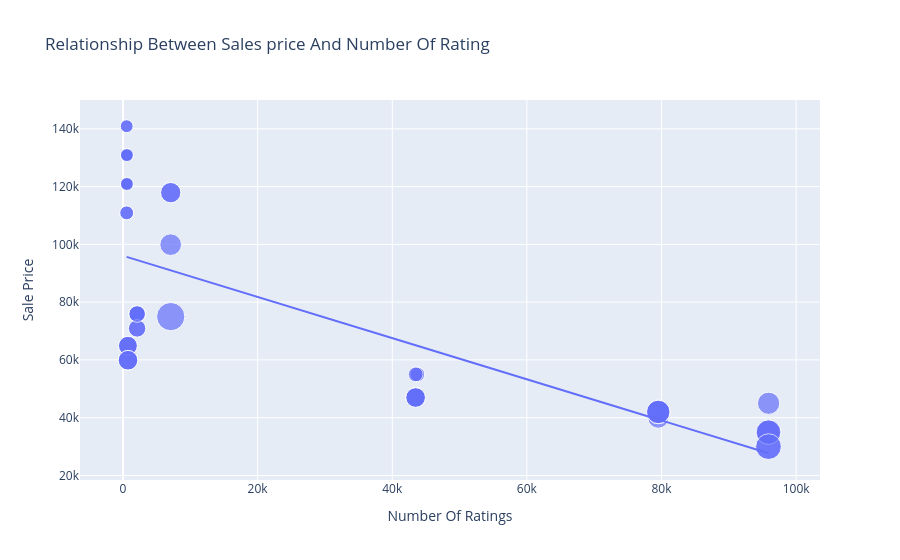

This figure's notebook cell:
### Markdown cell above
# What is the relationship between the sale price of iPhones and the number of ratings on Flipkart?

### Code cell
figure1 = px.scatter(data_frame = df, x = "Number Of Ratings", y = "Sale Price", size = "Discount Percentage", 
                     trendline = "ols", title = "Relationship Between Sales price And Number Of Rating")
figure1.show()

### Figure 1 — Plotly figure (JSON) as saved in the notebook; plotly's stock layout.template omitted (floating-point values rounded to 4 significant figures)
{"data": [{"hovertemplate": "Number Of Ratings=%{x}<br>Sale Price=%{y}<br>Discount Percentage=%{marker.size}<extra></extra>", "legendgroup": "", "marker": {"color": "#636efa", "size": [0, 0, 0, 0, 0, 0, 0, 0, 0, 20, 16, 20, 20, 20, 0, 0, 0, 0, 29, 15, 0, 15, 17, 18, 6, 6, 13, 6, 14, 10, 7, 6, 6, 13, 13, 10, 10, 6, 14, 6, 10, 6, 11, 11, 10, 14, 7, 6, 6, 6, 8, 8, 24, 22, 22, 22, 8, 24, 14, 14, 14, 14], "sizemode": "area", "sizeref": 0.0725, "symbol": "circle"}, "mode": "markers", "name": "", "orientation": "v", "showlegend": false, "type": "scatter", "x": [3431, 3431, 3431, 11202, 11202, 3431, 3431, 11202, 1454, 79512, 79512, 79582, 79512, 79512, 1078, 1078, 1078, 1078, 7088, 7088, 1078, 7088, 7081, 95909, 542, 580, 740, 545, 740, 2101, 545, 580, 580, 730, 730, 2101, 2101, 580, 740, 580, 2092, 545, 2101, 2092, 2101, 740, 545, 580, 580, 580, 43707, 43707, 95807, 95909, 95807, 95909, 43470, 95909, 43470, 43470, 43470, 43470], "xaxis": "x", "y": [49900, 84900, 84900, 77000, 77000, 49900, 49900, 77000, 89900, 41999, 39999, 41999, 41999, 41999, 131900, 117100, 131900, 117100, 74999, 117900, 117100, 117900, 99900, 44999, 140900, 130900, 64900, 120900, 59900, 75900, 110900, 130900, 120900, 64900, 64900, 75900, 75900, 120900, 59900, 120900, 75900, 140900, 70900, 70900, 75900, 59900, 110900, 120900, 130900, 130900, 54999, 54999, 29999, 34999, 34999, 34999, 54999, 29999, 46999, 46999, 46999, 46999], "yaxis": "y"}, {"hovertemplate": "<b>OLS trendline</b><br>Sale Price = -0.712783 * Number Of Ratings + 96054.8<br>R<sup>2</sup>=0.492139<br><br>Number Of Ratings=%{x}<br>Sale Price=%{y} <b>(trend)</b><extra></extra>", "legendgroup": "", "marker": {"color": "#636efa", "symbol": "circle"}, "mode": "lines", "name": "", "showlegend": false, "type": "scatter", "x": [542, 545, 545, 545, 545, 580, 580, 580, 580, 580, 580, 580, 580, 730, 730, 740, 740, 740, 740, 1078, 1078, 1078, 1078, 1078, 1454, 2092, 2092, 2101, 2101, 2101, 2101, 2101, 3431, 3431, 3431, 3431, 3431, 7081, 7088, 7088, 7088, 11202, 11202, 11202, 43470, 43470, 43470, 43470, 43470, 43707, 43707, 79512, 79512, 79512, 79512, 79582, 95807, 95807, 95909, 95909, 95909, 95909], "xaxis": "x", "y": [95670.0, 95670.0, 95670.0, 95670.0, 95670.0, 95640.0, 95640.0, 95640.0, 95640.0, 95640.0, 95640.0, 95640.0, 95640.0, 95530.0, 95530.0, 95530.0, 95530.0, 95530.0, 95530.0, 95290.0, 95290.0, 95290.0, 95290.0, 95290.0, 95020.0, 94560.0, 94560.0, 94560.0, 94560.0, 94560.0, 94560.0, 94560.0, 93610.0, 93610.0, 93610.0, 93610.0, 93610.0, 91010.0, 91000.0, 91000.0, 91000.0, 88070.0, 88070.0, 88070.0, 65070.0, 65070.0, 65070.0, 65070.0, 65070.0, 64900.0, 64900.0, 39380.0, 39380.0, 39380.0, 39380.0, 39330.0, 27770.0, 27770.0, 27690.0, 27690.0, 27690.0, 27690.0], "yaxis": "y"}], "layout": {"autosize": true, "legend": {"itemsizing": "constant", "tracegroupgap": 0}, "title": {"text": "Relationship Between Sales price And Number Of Rating"}, "xaxis": {"anchor": "y", "autorange": true, "domain": [0, 1], "range": [-5978.0, 103000.0], "title": {"text": "Number Of Ratings"}, "type": "linear"}, "yaxis": {"anchor": "x", "autorange": true, "domain": [0, 1], "range": [11530.0, 153700.0], "title": {"text": "Sale Price"}, "type": "linear"}}}
